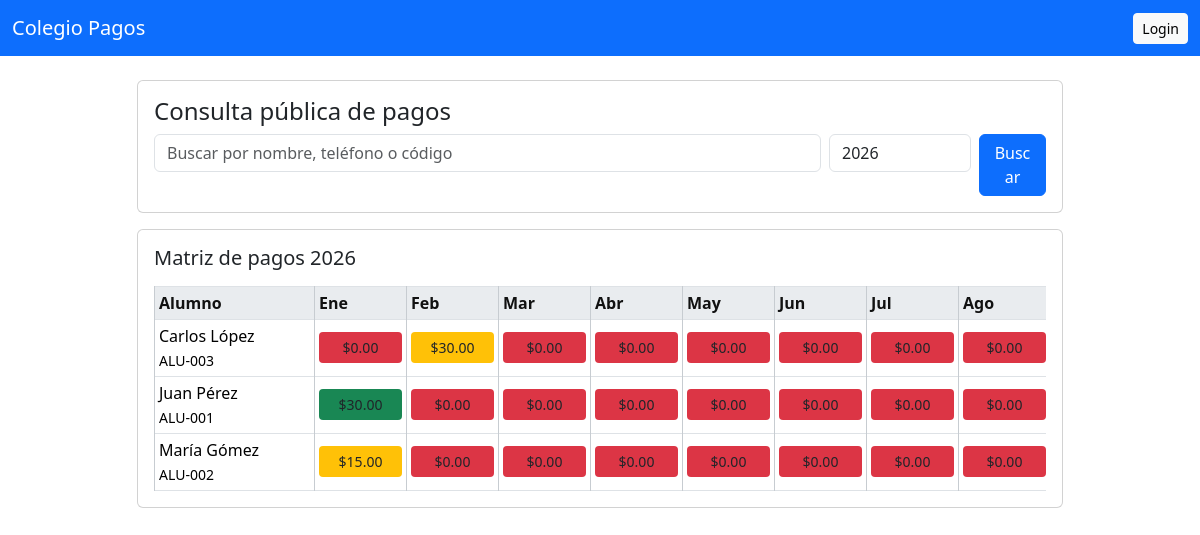
The page / on the database its author committed.
### tables this page shows
CREATE TABLE alumnos (
    id INT AUTO_INCREMENT PRIMARY KEY,
    codigo VARCHAR(20) NOT NULL UNIQUE,
    nombre VARCHAR(100) NOT NULL,
    telefono VARCHAR(20) DEFAULT NULL,
    direccion VARCHAR(200) DEFAULT NULL,
    fecha_registro TIMESTAMP DEFAULT CURRENT_TIMESTAMP
);

### app/core/Controller.php (called while the page is built, shortened)
<?php
abstract class Controller
{
    protected function view(string $view, array $data = []): void
    {
        extract($data, EXTR_SKIP);
        $viewPath = __DIR__ . '/../views/' . $view . '.php';
        require __DIR__ . '/../views/layouts/header.php';
        require $viewPath;
        require __DIR__ . '/../views/layouts/footer.php';
    }
}

### app/controllers/PublicController.php (called while the page is built, shortened)
<?php
final class PublicController extends Controller
{
    public function home(): void
    {
        $anio = (int) date('Y');
        $term = '';
        $results = $this->buildResults($term, $anio);
        $totals = (new Abono())->totalsMatrix($anio);
        $this->view('public/search', compact('results', 'term', 'anio', 'totals', 'cuotas'));
    }
    private function buildResults(string $term, int $anio): array
    {
        $alumnoModel = new Alumno();
        $results = $term === '' ? $alumnoModel->all() : $alumnoModel->search($term);
        $totals = (new Abono())->totalsMatrix($anio);
        $cuotas = (new Cuota())->getByYear($anio);
        $expected = array_sum($cuotas);
        foreach ($results as &$result) {
            $paid = array_sum($totals[(int) $result['id']] ?? []);
        }
        return $results;
    }
}

### app/core/Router.php (called while the page is built, shortened)
<?php
final class Router
{
    private array $routes = [];
    private function addRoute(string $method, string $uri, array $action): void
    {
        $this->routes[$method][rtrim($uri, '/') ?: '/'] = $action;
    }
    public function dispatch(string $uri, string $method): void
    {
        $path = rtrim(parse_url($uri, PHP_URL_PATH) ?: '/', '/') ?: '/';
        $action = $this->routes[$method][$path] ?? null;
        [$controllerClass, $controllerMethod] = $action;
        $controller = new $controllerClass();
        $controller->{$controllerMethod}();
    }
}

### index.php (called while the page is built, shortened)
<?php
spl_autoload_register(static function (string $class): void {
    $prefix = 'App\\';
    $relative = substr($class, strlen($prefix));
    $relative = str_replace('\\', '/', $relative);
    $file = __DIR__ . '/app/' . strtolower(dirname($relative)) . '/' . basename($relative) . '.php';
});
$router = new Router();
$router->get('/', [PublicController::class, 'home']);
$router->get('/buscar', [PublicController::class, 'search']);
$router->get('/login', [AuthController::class, 'loginForm']);
$router->post('/login', [AuthController::class, 'login']);
$router->post('/logout', [AuthController::class, 'logout']);
$router->post('/ajustes/credenciales', [AuthController::class, 'updateCredentials']);
$router->get('/dashboard', [ReporteController::class, 'dashboard']);
$router->get('/alumnos', [AlumnoController::class, 'index']);
$router->get('/alumnos/ver', [AlumnoController::class, 'show']);
$router->post('/alumnos', [AlumnoController::class, 'store']);
$router->post('/alumnos/editar', [AlumnoController::class, 'edit']);
$router->post('/alumnos/eliminar', [AlumnoController::class, 'delete']);
$router->post('/abonos', [AbonoController::class, 'store']);
$router->get('/abonos/historial', [AbonoController::class, 'history']);
$router->get('/cuotas', [CuotaController::class, 'index']);
$router->post('/cuotas', [CuotaController::class, 'store']);
$router->get('/reportes/alumno', [ReporteController::class, 'alumnoPdf']);
$router->get('/reportes/general', [ReporteController::class, 'generalPdf']);
$router->dispatch($_SERVER['REQUEST_URI'] ?? '/', $_SERVER['REQUEST_METHOD'] ?? 'GET');

### config/database.php (called while the page is built)
<?php
return [
    'host' => $_ENV['DB_HOST'] ?? 'sql211.hstn.me',
    'port' => $_ENV['DB_PORT'] ?? '3306',
    'database' => $_ENV['DB_NAME'] ?? 'mseet_41403283_alumos',
    'username' => $_ENV['DB_USER'] ?? 'mseet_41403283',
    'password' => $_ENV['DB_PASS'] ?? '4016508a8b',
    'charset' => 'utf8mb4',
];

### app/core/Database.php (called while the page is built, shortened)
<?php
final class Database
{
    private static ?PDO $connection = null;
    public static function getConnection(): PDO
    {
        if (self::$connection instanceof PDO) {
            return self::$connection;
        }
        $config = require __DIR__ . '/../../config/database.php';
        $options = [
            PDO::ATTR_ERRMODE => PDO::ERRMODE_EXCEPTION,
            PDO::ATTR_DEFAULT_FETCH_MODE => PDO::FETCH_ASSOC,
            PDO::ATTR_EMULATE_PREPARES => false,
        ];
        $databaseNames = self::candidateDatabases((string) $config['database']);
        foreach ($databaseNames as $databaseName) {
            $dsn = sprintf(
                'mysql:host=%s;port=%s;dbname=%s;charset=%s',
                $config['host'],
                $config['port'],
                $databaseName,
                $config['charset']
            );
            try {
                self::$connection = new PDO($dsn, $config['username'], $config['password'], $options);
                return self::$connection;
            } catch (PDOException $exception) {
                continue;
            }
        }
        exit('Error de conexión a base de datos. Revisa DB_NAME en config/database.php o variables de entorno.');
    }
    private static function candidateDatabases(string $database): array
    {
        $candidates = [$database];
        if (str_contains($database, 'alumos')) {
            $candidates[] = str_replace('alumos', 'alumnos', $database);
        }
        return array_values(array_unique(array_filter($candidates)));
    }
}

### app/core/Model.php (called while the page is built, shortened)
<?php
abstract class Model
{
    public function __construct()
    {
        $this->db = Database::getConnection();
    }
}

### app/models/Alumno.php (called while the page is built, shortened)
<?php
final class Alumno extends Model
{
    public function all(): array
    {
        $stmt = $this->db->query('SELECT id, codigo, nombre, telefono, direccion, fecha_registro FROM alumnos ORDER BY nombre ASC');
        return $stmt->fetchAll();
    }
}

### app/models/Abono.php (called while the page is built, shortened)
<?php
final class Abono extends Model
{
    public function totalsMatrix(int $anio): array
    {
        $stmt = $this->db->prepare(
            'SELECT alumno_id, mes, SUM(valor) AS total
             FROM abonos
             WHERE anio = :anio
             GROUP BY alumno_id, mes'
        );
        $stmt->execute(['anio' => $anio]);
        $totals = [];
        foreach ($stmt->fetchAll() as $row) {
            $totals[(int) $row['alumno_id']][(int) $row['mes']] = (float) $row['total'];
        }
        return $totals;
    }
}

### app/models/Cuota.php (called while the page is built, shortened)
<?php
final class Cuota extends Model
{
    public function getByYear(int $year): array
    {
        $yearColumn = $this->resolveYearColumn();
        $amountColumn = $this->resolveAmountColumn();
        $stmt = $this->db->prepare(sprintf(
            'SELECT mes, %s AS valor FROM cuotas WHERE %s = :anio',
            $amountColumn,
            $yearColumn
        ));
        $stmt->execute(['anio' => $year]);
        $cuotas = [];
        foreach ($stmt->fetchAll() as $row) {
            $cuotas[(int) $row['mes']] = (float) $row['valor'];
        }
        return $cuotas;
    }
    private function resolveYearColumn(): string
    {
        $this->yearColumn = $this->firstExistingColumn(['anio', 'year', 'anio_lectivo']) ?? 'anio';
        return $this->yearColumn;
    }
    private function resolveAmountColumn(): string
    {
        $this->amountColumn = $this->firstExistingColumn(['valor', 'monto', 'cuota']) ?? 'valor';
        return $this->amountColumn;
    }
    private function firstExistingColumn(array $candidates): ?string
    {
        $stmt = $this->db->query('SHOW COLUMNS FROM cuotas');
        $columns = array_map(static fn (array $row): string => (string) ($row['Field'] ?? ''), $stmt->fetchAll());
        foreach ($candidates as $candidate) {
            if (in_array($candidate, $columns, true)) {
                return $candidate;
            }
        }
        return null;
    }
}

### app/views/public/search.php (the view, shortened to what this page needs)
<?php $meses = [1=>'Ene',2=>'Feb',3=>'Mar',4=>'Abr',5=>'May',6=>'Jun',7=>'Jul',8=>'Ago',9=>'Sep',10=>'Oct',11=>'Nov',12=>'Dic']; ?>
<div class="row justify-content-center">
    <div class="col-md-10">
        <div class="card mb-3">
            <div class="card-body">
                <h4>Consulta pública de pagos</h4>
                <form method="get" action="/buscar" class="row g-2">
                    <div class="col-md-9"><input class="form-control" name="q" value="<?= htmlspecialchars($term ?? ''); ?>" placeholder="Buscar por nombre, teléfono o código"></div>
                    <div class="col-md-2"><input class="form-control" type="number" name="anio" value="<?= htmlspecialchars((string) ($anio ?? date('Y'))); ?>"></div>
                    <div class="col-md-1"><button class="btn btn-primary w-100">Buscar</button></div>
                </form>
            </div>
        </div>
        <div class="card">
            <div class="card-body">
                <h5 class="mb-3">Matriz de pagos <?= (int) ($anio ?? date('Y')); ?></h5>
                <div class="table-responsive">
                    <table class="table table-bordered table-sm align-middle payment-matrix mb-0">
                        <thead><tr><th>Alumno</th><?php foreach ($meses as $m): ?><th><?= $m; ?></th><?php endforeach; ?></tr></thead>
                        <tbody>
                        <?php foreach (($results ?? []) as $alumno): ?>
                            <tr>
                                <td><?= htmlspecialchars($alumno['nombre']); ?><br><small><?= htmlspecialchars($alumno['codigo']); ?></small></td>
                                <?php foreach ($meses as $numero => $nombreMes):
                                    $paid = (float) (($totals[(int) $alumno['id']][$numero] ?? 0));
                                    $quota = (float) ($cuotas[$numero] ?? 0);
                                    $status = $paid >= $quota && $quota > 0 ? 'paid' : ($paid > 0 ? 'partial' : 'pending');
                                ?>
                                    <td>
                                        <button class="btn btn-sm w-100 status-<?= $status; ?> payment-cell-public"
                                                data-alumno-id="<?= (int) $alumno['id']; ?>"
                                                data-mes="<?= $numero; ?>"
                                                data-anio="<?= (int) ($anio ?? date('Y')); ?>">
                                            $<?= number_format($paid, 2); ?>
                                        </button>
                                    </td>
                                <?php endforeach; ?>
                            </tr>
                        <?php endforeach; ?>
                        </tbody>
                    </table>
                </div>
            </div>
        </div>
    </div>
</div>

### public/css/app.css (style rules this page uses)
.payment-matrix th,.payment-matrix td { border-color:#c7ccd1;min-width:92px;vertical-align:middle }
.payment-matrix thead th { background:#e9ecef;font-weight:700;color:#111 }
.payment-matrix th:first-child,.payment-matrix td:first-child { min-width:160px }
.status-paid { background-color:#198754 }
.status-partial { background-color:#ffc107;color:#212529!important }
.status-pending { background-color:#dc3545 }

### rows shown on the page
alumnos: nombre "Carlos López", codigo "ALU-003", id "0.00", id "30.00"
alumnos: nombre "Juan Pérez", codigo "ALU-001", id "30.00", id "0.00"
alumnos: nombre "María Gómez", codigo "ALU-002", id "15.00", id "0.00"

### other values the page prints
$m "Ene"
$m "Feb"
$m "Mar"
$m "Abr"
$m "May"
$m "Jun"
$m "Jul"
$m "Ago"
